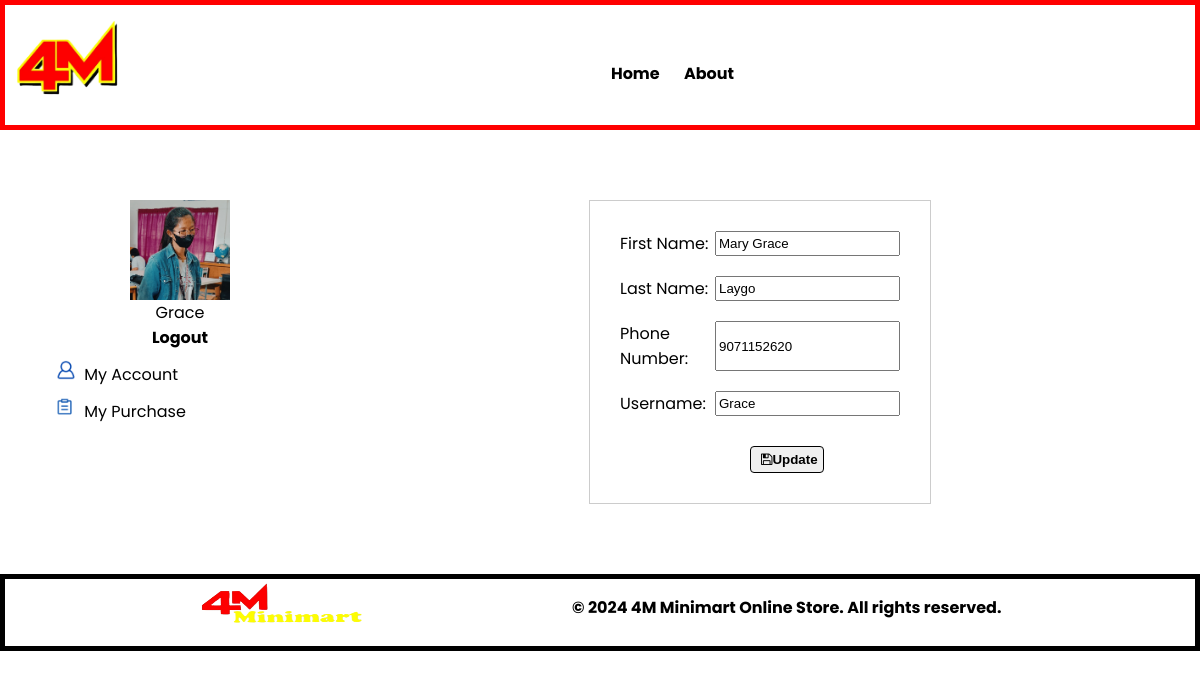
The app's page /Edit-info.php (signed in) with its own data.
### tables this page shows
CREATE TABLE `users` (
  `user_id` int(11) NOT NULL,
  `first_name` varchar(50) NOT NULL,
  `last_name` varchar(50) NOT NULL,
  `phone_number` varchar(20) NOT NULL,
  `username` varchar(50) NOT NULL,
  `email` varchar(50) NOT NULL,
  `password` varchar(255) NOT NULL,
  `confirm_password` varchar(255) NOT NULL,
  `role` varchar(45) NOT NULL,
  `address_id` int(11) NOT NULL,
  `verification_code` varchar(20) DEFAULT NULL,
  `status` enum('not_verified','verified') NOT NULL DEFAULT 'not_verified',
  `reset_code` int(11) NOT NULL
);

### Edit-info.php (the view, shortened to what this page needs)
<?php
include('DB/db_con.php');
$username = $_SESSION['username'];
$sql = "SELECT * FROM users WHERE username = :username";
$stmt = $pdo->prepare($sql);
$stmt->bindParam(':username', $username);
$stmt->execute();
$user = $stmt->fetch(PDO::FETCH_ASSOC);
?>
<!DOCTYPE html>
<html lang="en">
<head>
    <link rel="stylesheet" href="https://stackpath.bootstrapcdn.com/font-awesome/4.7.0/css/font-awesome.min.css">
</head>
<body>
<div class="navbar">
            <div class="logo">
                <img src="images/Logo.png" width="125">
            </div>
            <nav>
            <ul id="MenuItems">
                <?php
                $dashboardLink = '';
                switch ($_SESSION['role']) {
                    case 'Staff':
                        $dashboardLink = 'staff/staff_dash.php';
                        break;
                }
                ?>
                <li><a href="<?php echo $dashboardLink; ?>">Home</a></li>
                <li><a href="about.php">About</a></li>
                </ul>
            </nav>
    </div>
<div class= "main-con">
    <div class="Profile-container">
        <?php
            $username = isset($_SESSION['username']) ? $_SESSION['username'] : '';
            if (!empty($username)) {
                echo '<div class="profile">';
                echo '<img src="images/karla.jpg" alt="User Photo">';
                echo '<div class="username">' . $username . '</div>';
                echo '<div class="logout"><a href="login_form.php">Logout</a></div>';
                echo '</div>';
            }
            ?>
        <div class="account">
            <div class="dropdown">
                <img src="images/account.png" alt="Account Icon">
                <span>My Account</span>
            </div>
            <div class="dropdown">
                <img src="images/purchase.png" alt="Purchase Icon">
                <span>My Purchase</span>
            </div>
        </div>
    </div>
    <div class="container-Change-info">
        <form action="" method="post">
        <div class="input-group">
            <label for="first_name">First Name:</label>
            <input type="text" name="first_name" pattern="[A-Za-z\s]+" value="<?php echo $user['first_name']; ?>"required>
        </div>
        <div class="input-group">
            <label for="last_name">Last Name:</label>
            <input type="text" id="last_name" name="last_name" pattern="[A-Za-z\s]+" value="<?php echo $user['last_name']; ?>" required>
        </div>
        <div class="input-group">
            <label for="phone_number">Phone Number:</label>
            <input type="tel" id="phone_number" name="phone_number" pattern="[0-9]{10}" value="<?php echo $user['phone_number']; ?>" required >
        </div>
        <div class="input-group">
            <label for="username">Username:</label>
            <input type="text" id="username" name="username" pattern="[A-Za-z\s]+" value="<?php echo $user['username']; ?>" required>
        </div>
            <button type="submit"><i class="fa fa-save"></i>Update</button>
        </form>
    </div>
</div>
<footer>
    <div class="container">
        <div class="row">
            <div class="footer-col-1">
            <img src="images/logo2.png" width="100px" height="60px">
            </div>
            <div class="footer-col-2">
            <p>&copy; <?php echo date('Y'); ?> 4M Minimart Online Store. All rights reserved.</p>
            </div>
        </div>
    </div>
    </footer>
</html>
</body>

### Edit-info.php (style rules this page uses)
body { font-family: 'Poppins', sans-serif; margin: 0; padding: 0; }
.navbar { display: flex; align-items: center; padding: 5px; border: 5px solid red; }
nav { flex: 1; text-align: center; }
nav ul { display: inline-block; list-style-type: none; }
nav ul li { display: inline-block; margin-right: 20px; font-size: bold; }
a { text-decoration: none; color: #000000; font-weight: bold; }
.container-Change-info { display: flex; flex-direction: column; align-items: center; }
form { margin: 30px; padding: 30px; border: 1px solid #ccc; width: 35%; }
.input-group { margin-bottom: 20px; display: flex; justify-content: space-between; }
button { display: inline-block; color: black; padding: 2px 10px; border: 1px solid; border-radius: 4px; cursor: pointer; font-weight: bold; text-decoration: none; margin-top: 10px; margin-left: 130px; padding: 5px; }
.fa { margin-left: 5px; display: inline-block; font: normal normal normal 14px/1 FontAwesome; font-size: inherit; text-rendering: auto; -webkit-font-smoothing: antialiased; -moz-osx-font-smoothing: grayscale; }
.container-Change-info { flex: 1; margin: 20px; display: flex; justify-content: center; align-items: center; }
.main-con { display: flex; justify-content: space-between; align-items: flex-start; margin: 20px; }
.Profile-container { width: 250px; margin: 30px 15px; padding: 20px; }
.profile { display: flex; align-items: center; flex-direction: column; margin-bottom: 10px; }
.profile img { width: 100px; height: 100px; }
.logout { text-align: center; }
.account { display: flex; flex-direction: column; }
.dropdown { margin-bottom: 10px; position: relative; }
.dropdown img { width: 20px; margin-right: 5px; }
footer { border: 5px solid #000000; }
.footer-col-1 img { width: 180px; bottom: 20px; }
.footer-col-2 { text-align: center; font-weight: bold; }
.row { display: flex; justify-content: space-evenly; }

### records on screen
users: first_name "Mary Grace", last_name "Laygo", phone_number "9071152620", username "Grace"

### other values on screen
$username "Grace"
